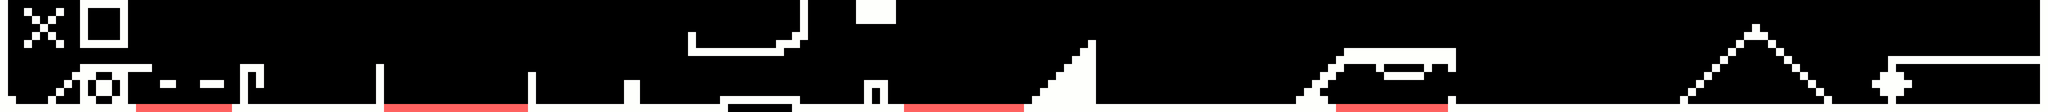

This is a level from a 2D game, rendered from its Tiled map with the project's own tilesets. A one-line summary and the map file follow, with tile-layer data summarised:
An orthogonal 256x14 tile map with 16x16 px tiles, 1 tile layer (Level).

<map version="1.0" orientation="orthogonal" renderorder="right-down" width="256" height="14" tilewidth="16" tileheight="16" nextobjectid="1">
 <tileset firstgid="1" name="WORLD" tilewidth="16" tileheight="16" tilecount="6">
  <image source="../romdisk/WORLD.PNG" width="16" height="96" />
 </tileset>
 <layer name="Level" width="256" height="14">
  <data>[3584 cells, 555 non-empty, 2 distinct tile ids]</data>
 </layer>
</map>